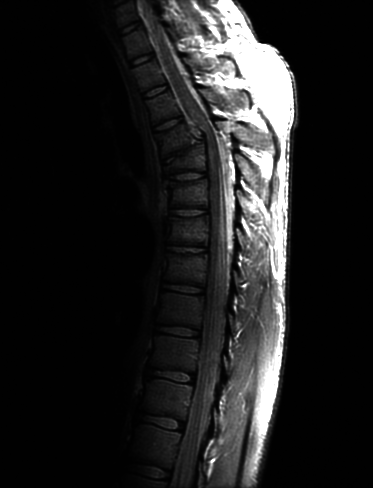
#> input picture images/spine.bmp, 373 x 488 px
$ python 03-02.py
#> lines starting #> are read from the running program, lines starting #| are printed output that depends on the picture
"""
Copyright (C) 2025 Fu Tszkok

:module: Project 03-02
:function: Histogram Equalization [Multiple Uses]
:author: Fu Tszkok
:date: 2025-02-01
:license: AGPLv3 + Additional Restrictions (Non-Commercial Use)

This code is licensed under GNU Affero General Public License v3 (AGPLv3) with additional terms.
- Commercial use prohibited (including but not limited to sale, integration into commercial products)
- Academic use requires clear attribution in code comments or documentation

Full AGPLv3 text available in LICENSE file or at <https://www.gnu.org/licenses/agpl-3.0.html>
"""

import copy
import cv2 as cv
import numpy as np
import matplotlib.pyplot as plt


def histogram(image):
    """Calculates the histogram of a grayscale image.
    :param image: Input grayscale image (NumPy array).
    :return: A tuple containing the counts of each grayscale level and the levels themselves.
    """
    x = [i for i in range(256)]  # Create a list of grayscale levels from 0 to 255.
    count = np.zeros(256)  # Initialize an array to store the counts of each level.
    for i in range(256):
        count[i] = np.sum(image == i)  # Count the number of pixels with value 'i'.
    return count, x


def equalization(image):
    """Performs histogram equalization on a grayscale image.
    :param image: Input grayscale image (NumPy array).
    :return: The equalized image (NumPy array).
    """
    row, col = image.shape
    count, x = histogram(image)  # Get the histogram of the original image.
    count = np.double(count) / (row * col)  # Normalize the histogram to get the probability of each level.

    # Calculate the cumulative distribution function (CDF) which serves as the transformation function.
    trans = np.zeros(256)
    for i in range(256):
        for j in range(i + 1):
            trans[i] = trans[i] + count[j]

    trans = np.round(trans * 255)  # Scale the CDF to the range [0, 255] and round to the nearest integer.

    # Plot the histogram equalization transformation function.
    plt.plot(x, trans, '-', color='blue')
    plt.xlim([0, 255])
    plt.ylim([0, 255])
    plt.title('Histogram Equalization Transformation Function')
    plt.show()

    # Apply the transformation function to the image.
    result = copy.deepcopy(image)
    for i in range(256):
        result[image == i] = trans[i]
    return result


# Load image and compute its histogram.
image = cv.imread('../../images/spine.bmp', cv.IMREAD_GRAYSCALE)
#> image is the input picture: shape (488, 373); min 0, max 255, mean 32.6
count, x = histogram(image)
#> after the loop in histogram, `for i in range(256):`: count = 256 values, max 101788 at index 1, min 0 at index 59, mean 711
#> x = 256 values from 0 to 255

# Display the original image and its histogram (custom implementation).
plt.axis('off')
plt.imshow(image, cmap='gray', vmin=0, vmax=255)
plt.title('Original Image')
plt.show()

plt.bar(x, count)
plt.title('Histogram (self)')
plt.show()
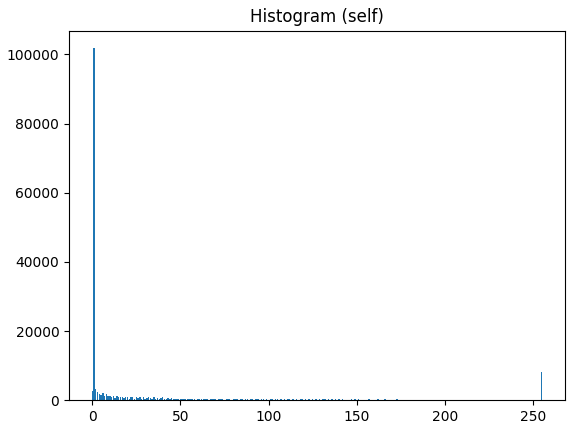
#> figure drawn by matplotlib, 1 panel; tallest bar 101788 high, from x = 0.6 to 1.4

# Display the histogram using matplotlib's built-in function for comparison.
plt.hist(image.ravel(), 256, [0, 256])
plt.title('Histogram (ravel)')
plt.show()
#> figure, not shown here; tallest bar 101788 high, from x = 1 to 2

# Perform histogram equalization using the custom function and OpenCV's built-in function.
result = equalization(image)
#> in equalization, `count = np.double(count) / (row * col)`: count = 256 values, max 0.559 at index 1, min 0 at index 59, mean 0.00391
#> after the loop in equalization, `for i in range(256):`: trans = 256 values from 0.0145 to 1
#> in equalization, `trans = np.round(trans * 255)`: trans = 256 values from 4 to 255
#> in equalization, `plt.show()`:
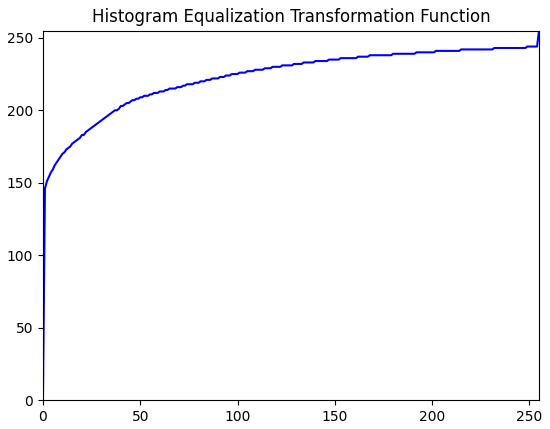
#> figure drawn by matplotlib, 1 panel; curve peaks at x = 255, y = 255
#> after the loop in equalization, `for i in range(256):`:
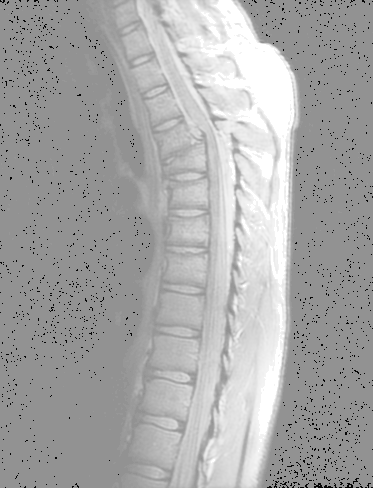
#> result: shape (488, 373); min 4, max 255, mean 167.7
[eq_count, eq_x] = histogram(result)
#> eq_count = 256 values, max 101788 at index 146, min 0 at index 0, mean 711; eq_x = 256 values from 0 to 255
real = cv.equalizeHist(image)
[rcount, rx] = histogram(real)
#> rcount = 256 values, max 101788 at index 145, min 0 at index 1, mean 711; rx = 256 values from 0 to 255

# Display the custom equalized image and its histogram.
plt.axis('off')
plt.imshow(result, cmap='gray', vmin=0, vmax=255)
plt.title('Equalized Image (self)')
plt.show()

plt.bar(eq_x, eq_count)
plt.title('Equalized Histogram (self)')
plt.show()
#> figure, not shown here; tallest bar 101788 high, from x = 145.6 to 146.4

# Display the OpenCV equalized image and its histogram.
plt.axis('off')
plt.imshow(real, cmap='gray', vmin=0, vmax=255)
plt.title('Equalized Image (opencv)')
plt.show()

plt.bar(rx, rcount)
plt.title('Equalized Histogram (opencv)')
plt.show()
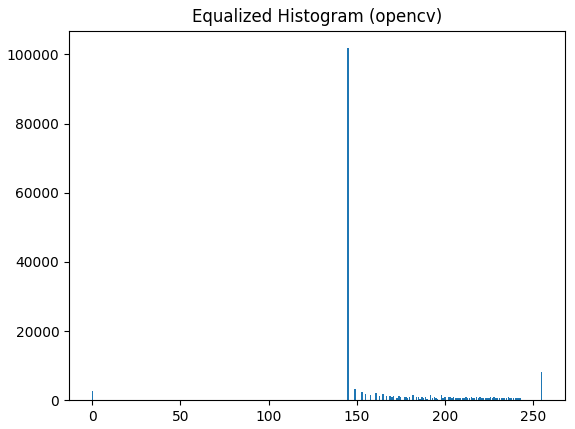
#> figure drawn by matplotlib, 1 panel; tallest bar 101788 high, from x = 144.6 to 145.4

# Calculate the pixel-wise difference (loss) between the two equalized images.
loss = np.zeros((image.shape[0], image.shape[1]), dtype=int)
for i in range(image.shape[0]):
    for j in range(image.shape[1]):
        loss[i, j] = np.abs(int(real[i, j]) - int(result[i, j]))
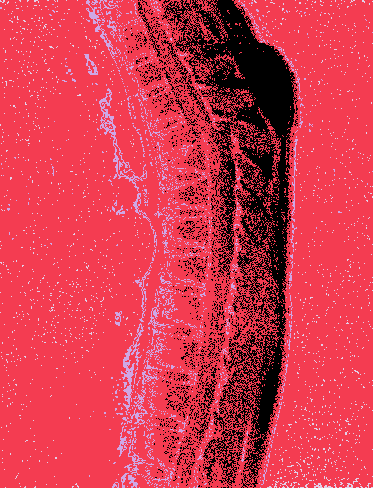
#> loss: shape (488, 373) int64; 4 distinct labels, from 0 to 4; one colour per label, 0 black

# Display the loss image and print the average loss.
plt.axis('off')
plt.imshow(loss, cmap='gray')
plt.title('Loss Image')
plt.show()
print(f"Average Loss: {sum(sum(loss)) / (loss.shape[0] * loss.shape[1]):.{4}}")
#| Average Loss: 0.9442
